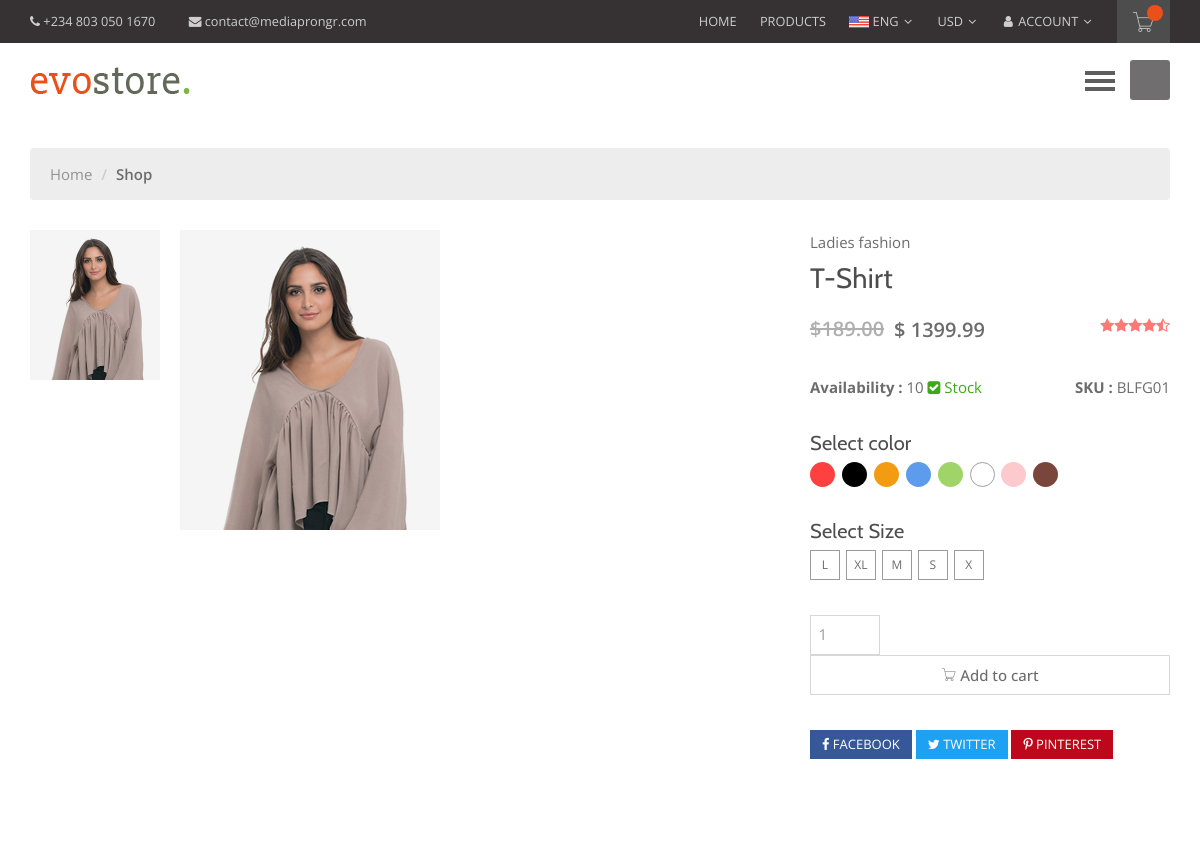
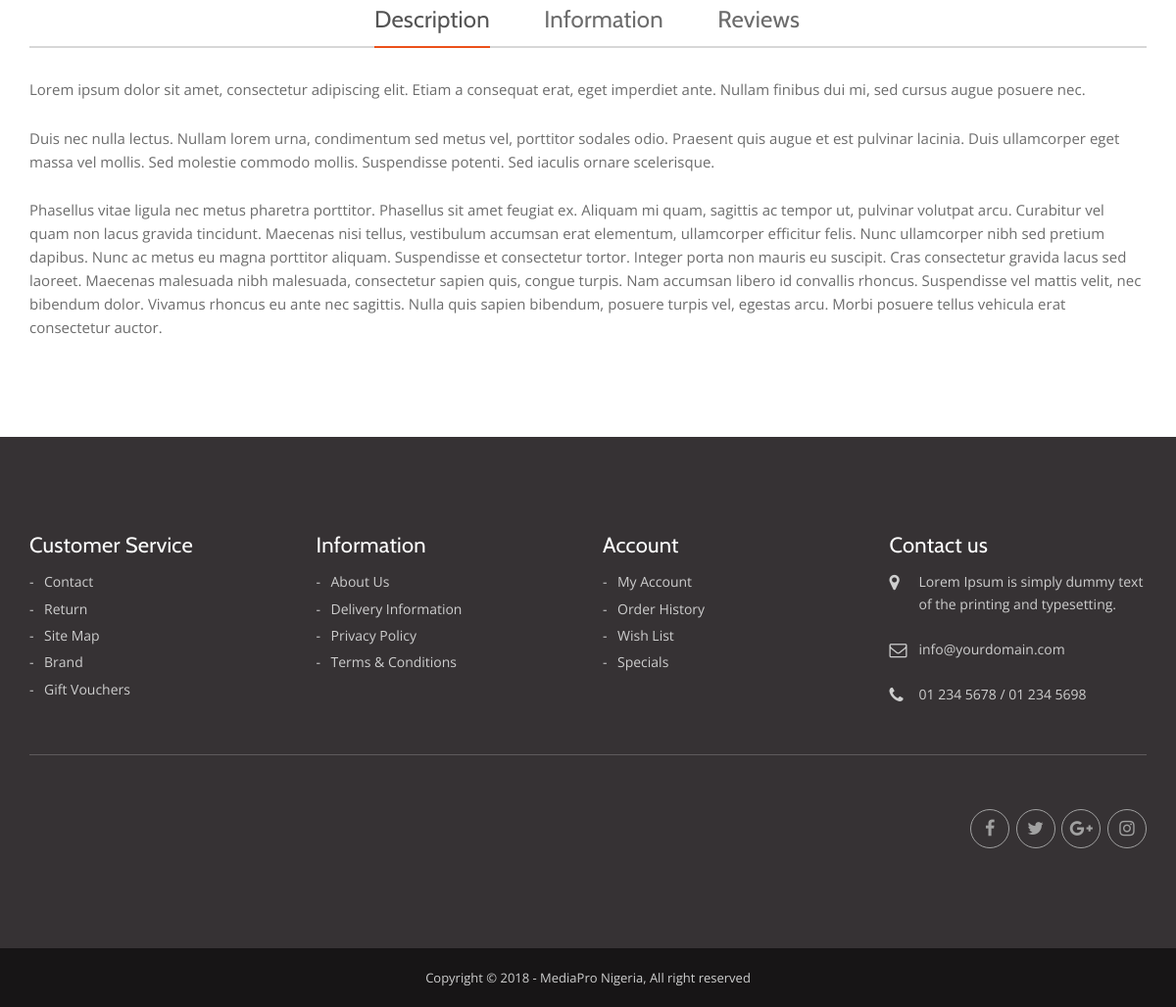
The app's page /products/t-shirt/ with its own data (2 pictures, top to bottom).
### products/models.py (models this page shows, shortened)
class Product(models.Model):
	title 			= models.CharField(max_length=120)
	categories		= models.CharField(max_length=120, null=True)
	slug 			= models.SlugField(blank=True, unique=True)
	description 	= models.TextField()
	price			= models.DecimalField(decimal_places=2, max_digits=12, default=39.99)
	image			= models.ImageField(upload_to='products/', null=True, blank=True)
	featured		= models.BooleanField(default=False)
	active			= models.BooleanField(default=True)
	objects = ProductManager()

### products/views.py (the view)
# urls.py: url(r'^(?P<slug>[\w-]+)/$', ProductDetailSlugView.as_view(), name='detail'),
class ProductDetailSlugView(DetailView):
	queryset = Product.objects.all()
	template_name = "products/detail.html"
	def get_context_data(self, *args, **kwargs):
		context = super(ProductDetailSlugView, self).get_context_data(*args, **kwargs)
		cart_obj, new_obj = Cart.objects.new_or_get(self.request)
		context['cart'] = cart_obj
		return context
	def get_object(self, *args, **kwargs):
		request = self.request
		slug = self.kwargs.get('slug')
		try:
			instance = Product.objects.get(slug=slug, active=True)
		except Product.DoesNotExist:
			raise Http404("Not Found..")
		except Product.MultipleObjectsReturned:
			qs = Product.objects.filter(slug=slug, active=True)
			instance = qs.first()
		except:
			raise Http404("Hmm")
		return instance

### carts/models.py (called while the page is built)
def pre_save_cart_receiver(sender, instance, *args, **kwargs):
    instance.total = instance.subtotal  + 1000 #* 1.08

    def new_or_get(self, request):
        cart_id = request.session.get("cart_id", None)
        qs = self.get_queryset().filter(id=cart_id)
        if qs.count() == 1:
            new_obj = False
            cart_obj = qs.first()
            if request.user.is_authenticated() and cart_obj.user is None:
                cart_obj.user = request.user
                cart_obj.save()
        else:
            cart_obj = Cart.objects.new(user=request.user)
            new_obj = True
            request.session['cart_id'] = cart_obj.id
        return cart_obj, new_obj

    def new(self, user=None):
        user_obj = None
        if user is not None:
            if user.is_authenticated():
                user_obj = user
        return self.model.objects.create(user=user_obj)

### products/models.py (called while the page is built)
	def active(self):
		return self.filter(active=True)

	def get_queryset(self):
		return ProductQuerySet(self.model, using=self._db)

	def all(self):
		return self.get_queryset().active()

### products/templates/products/detail.html (shortened to what this page needs)
{% extends 'base.html' %}
{% load static %}
{% block content %}
    <main class="main single-product">
        <div class="container">
            <div class="row">
                <div class="col-md-12 col-sm-12">
                    <ul class="breadcrumb">
                        <li><a href="#">Home</a></li>
                        <li class="active">Shop</li>
                    </ul>
                </div>
            </div>
            <div class="row product sec-mar">
                <div class="col-md-8 col-sm-8 image pdt-single-slider">
                    <ul class="pdt-thumb">
                        {% if object.image %}
							<img src="{{ object.image.url }}" class="img-fluid">
						{% endif %}
                    </ul>
                    <ul class="pdt-single">
                    	{% if object.image %}
							<img src="{{ object.image.url }}" class="img-fluid">
						{% endif %}
                    </ul>
                </div>
                <div class="col-md-4 col-sm-4 summary ">
                   <div class="wrap">
                        <div class="pdt-cat bm-5">
                            <span>Ladies fashion</span>
                        </div>
                        <h3>{{ object.title }}</h3>
                        <div class="price-wrap">
                            <div class="price"><del>$189.00</del><ins>$ {{ object.price }} </ins></div>
                            <div class="star-rate">
                                <i class="fa fa-star"></i><i class="fa fa-star"></i><i class="fa fa-star"></i><i class="fa fa-star"></i><i class="fa fa-star-half-full"></i>
                            </div>
                        </div>
                        <div class="flx-element bm-30">
                            <div><strong>Availability :</strong> 10
                                <span class="text-green"><i class="fa fa-check-square"></i> Stock</span>
                            </div>
                            <div><strong>SKU :</strong> BLFG01</div>
                        </div>
                        <div class="color-option bm-25">
                            <h5 class="bm-5">Select color</h5>
                            <div class="color-filter">
                                <form>
                                    <div class="radio-wrap red">
                                        <label>&nbsp;</label>
                                    </div>
                                    <div class="radio-wrap black">
                                        <label>&nbsp;</label>
                                    </div>
                                    <div class="radio-wrap yellow">
                                        <label>&nbsp;</label>
                                    </div>
                                    <div class="radio-wrap blue">
                                        <label>&nbsp;</label>
                                    </div>
                                    <div class="radio-wrap green">
                                        <label>&nbsp;</label>
                                    </div>
                                    <div class="radio-wrap white">
                                        <label>&nbsp;</label>
                                    </div>
                                    <div class="radio-wrap pink">
                                        <label>&nbsp;</label>
                                    </div>
                                    <div class="radio-wrap brown">
                                        <label>&nbsp;</label>
                                    </div>
                                </form>
                            </div>
                        </div>
                        <div class="size-option bm-35">
                            <h5 class="bm-5">Select Size</h5>
                            <div class="size-filter">
                                <form>
                                    <div class="radio-wrap">
                                        <label>L</label>
                                    </div>
                                    <div class="radio-wrap">
                                        <label>XL</label>
                                    </div>
                                    <div class="radio-wrap">
                                        <label>M</label>
                                    </div>
                                    <div class="radio-wrap">
                                        <label>S</label>
                                    </div>
                                    <div class="radio-wrap">
                                        <label>X</label>
                                    </div>
                                </form>
                            </div>
                        </div>
                        <div class="btn-wrap bm-35">
                            <input type="number" value="1" title="Qty" class="input-text qty" size="4">
                            {% include 'products/snippets/update-cart.html' with product=object cart=cart %}
                        </div>
                        <div class="share pri-font">
                            <a href="#" class="facebook"><i class="fa fa-facebook"></i> facebook</a>
                            <a href="#" class="twitter"><i class="fa fa-twitter"></i> twitter</a>
                            <a href="#" class="pin"><i class="fa fa-pinterest-p"></i> pinterest</a>
                        </div>
                    </div>
                </div>
            </div>
            <div class="row product sec-mar">
                <div class="col-md-12 col-sm-12">
                    <ul class="nav nav-tabs sec-font" role="tablist">
                        <li class="active"><a href="#description" data-toggle="tab">Description</a></li>
                        <li><a href="#information" data-toggle="tab">Information</a></li>
                        <li><a href="#reviews" data-toggle="tab">Reviews</a></li>
                    </ul>
                    <div class="tab-content">
                        <div role="tabpanel" class="tab-pane active" id="description">
                        	{{ object.description|linebreaks }}
                        </div>
                    </div>
                </div>
            </div>
        </div>
    </main>
{% endblock %}

### records on screen
Product: image (picture), title "T-Shirt", price "1399.99", description "Lorem ipsum dolor sit amet, consectetur adipiscing elit. Etiam a consequat erat, eget imperdiet ante. Nullam finibus dui mi, sed cursus augue posuere nec. Duis nec nulla lectus. Nullam lorem urna, condimentum sed metus vel, porttitor sodales odio. Praesent quis augue et est pulvinar lacinia. Duis ullamcorper eget massa vel mollis. Sed molestie commodo mollis. Suspendisse potenti. Sed iaculis ornare scelerisque. Phasellus vitae ligula nec metus pharetra porttitor. Phasellus sit amet feugiat ex. Aliquam mi quam, sagittis ac tempor ut, pulvinar volutpat arcu. Curabitur vel quam non lacus gravida tincidunt. Maecenas nisi tellus, vestibulum accumsan erat elementum, ullamcorper efficitur felis.…"
